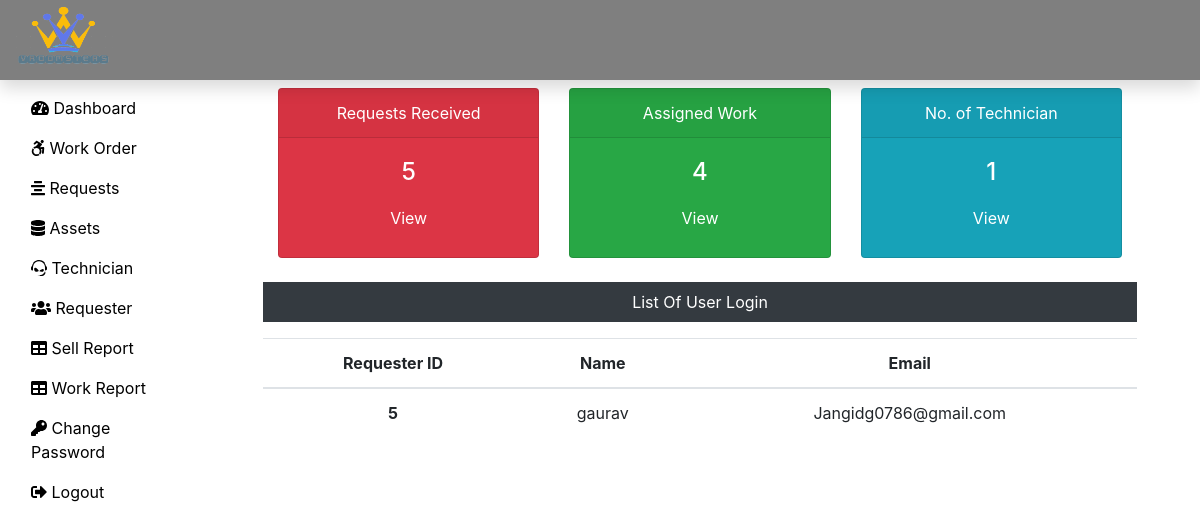
The page /vroomsters/Admin/dashboard.php (signed in) on the database its author committed.
### tables this page shows
CREATE TABLE `registration_tb` (
  `r_login_id` int(11) NOT NULL,
  `r_name` varchar(30) NOT NULL,
  `r_email` varchar(30) NOT NULL,
  `r_password` varchar(30) NOT NULL
);

### vroomsters/Admin/dashboard.php (the view, shortened to what this page needs)
<?php
include('includes/header.php');
include('../dbConnection.php');
 $sql = "SELECT max(request_id) FROM submitrequest_tb";
 $result = $conn->query($sql);
 $row = mysqli_fetch_row($result);
 $submitrequest = $row[0];
 $sql = "SELECT max(request_id) FROM assignwork_tb";
 $result = $conn->query($sql);
 $row = mysqli_fetch_row($result);
 $assignwork = $row[0];
 $sql = "SELECT * FROM technician_tb";
 $result = $conn->query($sql);
 $totaltech = $result->num_rows;
?>
<div class="col-sm-9 col-md-10">
  <div class="row mx-5 text-center">
    <div class="col-sm-4 mt-5">
      <div class="card text-white bg-danger mb-3" style="max-width: 18rem;">
        <div class="card-header">Requests Received</div>
        <div class="card-body">
          <h4 class="card-title">
            <?php echo $submitrequest; ?>
          </h4>
          <a class="btn text-white" href="request.php">View</a>
        </div>
      </div>
    </div>
    <div class="col-sm-4 mt-5">
      <div class="card text-white bg-success mb-3" style="max-width: 18rem;">
        <div class="card-header">Assigned Work</div>
        <div class="card-body">
          <h4 class="card-title">
            <?php echo $assignwork; ?>
          </h4>
          <a class="btn text-white" href="work.php">View</a>
        </div>
      </div>
    </div>
    <div class="col-sm-4 mt-5">
      <div class="card text-white bg-info mb-3" style="max-width: 18rem;">
        <div class="card-header">No. of Technician</div>
        <div class="card-body">
          <h4 class="card-title">
            <?php echo $totaltech; ?>
          </h4>
          <a class="btn text-white" href="technician.php">View</a>
        </div>
      </div>
    </div>
  </div>
  <div class="mx-5 mt-2 text-center">
    <p class=" bg-dark text-white p-2">List Of User Login</p>
    <?php
    $sql = "SELECT * FROM registration_tb";
    $result = $conn->query($sql);
    if($result->num_rows > 0){
 echo '<table class="table">
  <thead>
   <tr>
    <th scope="col">Requester ID</th>
    <th scope="col">Name</th>
    <th scope="col">Email</th>
   </tr>
  </thead>
  <tbody>';
  while($row = $result->fetch_assoc()){
   echo '<tr>';
    echo '<th scope="row">'.$row["r_login_id"].'</th>';
    echo '<td>'. $row["r_name"].'</td>';
    echo '<td>'.$row["r_email"].'</td>';
  }
 echo '</tbody>
 </table>';
} else {
  echo "0 Result";
}
?>
  </div>
</div>
</div>
</div>
<?php
include('includes/footer.php');
?>

### vroomsters/css/custom.css (style rules this page uses)
a { color:black; }

### rows shown on the page
registration_tb: r_login_id "5", r_name "gaurav", r_email "Jangidg0786@gmail.com"

### other values the page prints
$submitrequest "5"
$assignwork "4"
$totaltech "1"
